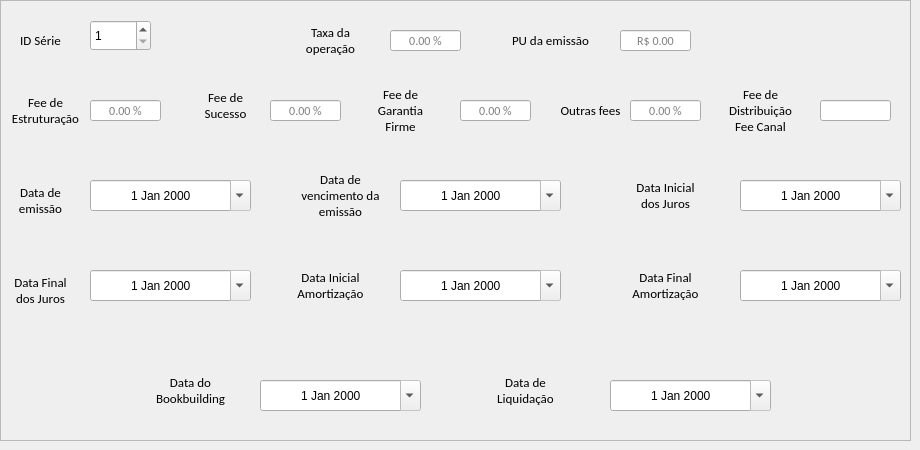
     <widget class="QWidget" name="tab_1">
      <attribute name="title">
       <string>Primeira</string>
      </attribute>
      <widget class="QFrame" name="frame_2">
       <property name="geometry">
        <rect>
         <x>0</x>
         <y>0</y>
         <width>911</width>
         <height>441</height>
        </rect>
       </property>
       <property name="frameShape">
        <enum>QFrame::StyledPanel</enum>
       </property>
       <property name="frameShadow">
        <enum>QFrame::Raised</enum>
       </property>
       <widget class="QLabel" name="taxaOperacao">
        <property name="geometry">
         <rect>
          <x>300</x>
          <y>20</y>
          <width>61</width>
          <height>41</height>
         </rect>
        </property>
        <property name="font">
         <font>
          <family>Calibri</family>
          <pointsize>10</pointsize>
         </font>
        </property>
        <property name="text">
         <string>Taxa da operação</string>
        </property>
        <property name="alignment">
         <set>Qt::AlignCenter</set>
        </property>
        <property name="wordWrap">
         <bool>true</bool>
        </property>
       </widget>
       <widget class="QLineEdit" name="le_taxa_operacao_0">
        <property name="enabled">
         <bool>true</bool>
        </property>
        <property name="geometry">
         <rect>
          <x>390</x>
          <y>30</y>
          <width>71</width>
          <height>21</height>
         </rect>
        </property>
        <property name="sizePolicy">
         <sizepolicy hsizetype="Ignored" vsizetype="Expanding">
          <horstretch>0</horstretch>
          <verstretch>0</verstretch>
         </sizepolicy>
        </property>
        <property name="minimumSize">
         <size>
          <width>0</width>
          <height>21</height>
         </size>
        </property>
        <property name="maximumSize">
         <size>
          <width>300</width>
          <height>21</height>
         </size>
        </property>
        <property name="font">
         <font>
          <family>Calibri</family>
          <pointsize>9</pointsize>
         </font>
        </property>
        <property name="alignment">
         <set>Qt::AlignCenter</set>
        </property>
        <property name="readOnly">
         <bool>true</bool>
        </property>
        <property name="placeholderText">
         <string>0.00 %</string>
        </property>
       </widget>
       <widget class="QLabel" name="taxaOperacao_2">
        <property name="geometry">
         <rect>
          <x>510</x>
          <y>20</y>
          <width>81</width>
          <height>41</height>
         </rect>
        </property>
        <property name="font">
         <font>
          <family>Calibri</family>
          <pointsize>10</pointsize>
         </font>
        </property>
        <property name="text">
         <string>PU da emissão</string>
        </property>
        <property name="alignment">
         <set>Qt::AlignCenter</set>
        </property>
        <property name="wordWrap">
         <bool>true</bool>
        </property>
       </widget>
       <widget class="QLineEdit" name="le_pu_emissao_0">
        <property name="enabled">
         <bool>true</bool>
        </property>
        <property name="geometry">
         <rect>
          <x>620</x>
          <y>30</y>
          <width>71</width>
          <height>21</height>
         </rect>
        </property>
        <property name="sizePolicy">
         <sizepolicy hsizetype="Ignored" vsizetype="Expanding">
          <horstretch>0</horstretch>
          <verstretch>0</verstretch>
         </sizepolicy>
        </property>
        <property name="minimumSize">
         <size>
          <width>0</width>
          <height>21</height>
         </size>
        </property>
        <property name="maximumSize">
         <size>
          <width>300</width>
          <height>21</height>
         </size>
        </property>
        <property name="font">
         <font>
          <family>Calibri</family>
          <pointsize>9</pointsize>
         </font>
        </property>
        <property name="alignment">
         <set>Qt::AlignCenter</set>
        </property>
        <property name="readOnly">
         <bool>true</bool>
        </property>
        <property name="placeholderText">
         <string>R$ 0.00</string>
        </property>
       </widget>
       <widget class="QLabel" name="feeEstruturacao">
        <property name="geometry">
         <rect>
          <x>10</x>
          <y>90</y>
          <width>71</width>
          <height>41</height>
         </rect>
        </property>
        <property name="font">
         <font>
          <family>Calibri</family>
          <pointsize>10</pointsize>
         </font>
        </property>
        <property name="text">
         <string>Fee de Estruturação</string>
        </property>
        <property name="alignment">
         <set>Qt::AlignCenter</set>
        </property>
        <property name="wordWrap">
         <bool>true</bool>
        </property>
       </widget>
       <widget class="QLineEdit" name="le_fee_estrturacao_0">
        <property name="enabled">
         <bool>true</bool>
        </property>
        <property name="geometry">
         <rect>
          <x>90</x>
          <y>100</y>
          <width>71</width>
          <height>21</height>
         </rect>
        </property>
        <property name="sizePolicy">
         <sizepolicy hsizetype="Ignored" vsizetype="Expanding">
          <horstretch>0</horstretch>
          <verstretch>0</verstretch>
         </sizepolicy>
        </property>
        <property name="minimumSize">
         <size>
          <width>0</width>
          <height>21</height>
         </size>
        </property>
        <property name="maximumSize">
         <size>
          <width>300</width>
          <height>21</height>
         </size>
        </property>
        <property name="font">
         <font>
          <family>Calibri</family>
          <pointsize>9</pointsize>
         </font>
        </property>
        <property name="alignment">
         <set>Qt::AlignCenter</set>
        </property>
        <property name="readOnly">
         <bool>true</bool>
        </property>
        <property name="placeholderText">
         <string>0.00 %</string>
        </property>
       </widget>
       <widget class="QLabel" name="feeSucesso">
        <property name="geometry">
         <rect>
          <x>200</x>
          <y>90</y>
          <width>51</width>
          <height>31</height>
         </rect>
        </property>
        <property name="font">
         <font>
          <family>Calibri</family>
          <pointsize>10</pointsize>
         </font>
        </property>
        <property name="text">
         <string>Fee de Sucesso</string>
        </property>
        <property name="alignment">
         <set>Qt::AlignCenter</set>
        </property>
        <property name="wordWrap">
         <bool>true</bool>
        </property>
       </widget>
       <widget class="QLineEdit" name="le_fee_sucesso_0">
        <property name="enabled">
         <bool>true</bool>
        </property>
        <property name="geometry">
         <rect>
          <x>270</x>
          <y>100</y>
          <width>71</width>
          <height>21</height>
         </rect>
        </property>
        <property name="sizePolicy">
         <sizepolicy hsizetype="Ignored" vsizetype="Expanding">
          <horstretch>0</horstretch>
          <verstretch>0</verstretch>
         </sizepolicy>
        </property>
        <property name="minimumSize">
         <size>
          <width>0</width>
          <height>21</height>
         </size>
        </property>
        <property name="maximumSize">
         <size>
          <width>300</width>
          <height>21</height>
         </size>
        </property>
        <property name="font">
         <font>
          <family>Calibri</family>
          <pointsize>9</pointsize>
         </font>
        </property>
        <property name="alignment">
         <set>Qt::AlignCenter</set>
        </property>
        <property name="readOnly">
         <bool>true</bool>
        </property>
        <property name="placeholderText">
         <string>0.00 %</string>
        </property>
       </widget>
       <widget class="QLabel" name="feeGarantiaFirme">
        <property name="geometry">
         <rect>
          <x>370</x>
          <y>90</y>
          <width>61</width>
          <height>41</height>
         </rect>
        </property>
        <property name="font">
         <font>
          <family>Calibri</family>
          <pointsize>10</pointsize>
         </font>
        </property>
        <property name="text">
         <string>Fee de Garantia Firme</string>
        </property>
        <property name="alignment">
         <set>Qt::AlignCenter</set>
        </property>
        <property name="wordWrap">
         <bool>true</bool>
        </property>
       </widget>
       <widget class="QLineEdit" name="le_fee_garantia_firme_0">
        <property name="enabled">
         <bool>true</bool>
        </property>
        <property name="geometry">
         <rect>
          <x>460</x>
          <y>100</y>
          <width>71</width>
          <height>21</height>
         </rect>
        </property>
        <property name="sizePolicy">
         <sizepolicy hsizetype="Ignored" vsizetype="Expanding">
          <horstretch>0</horstretch>
          <verstretch>0</verstretch>
         </sizepolicy>
        </property>
        <property name="minimumSize">
         <size>
          <width>0</width>
          <height>21</height>
         </size>
        </property>
        <property name="maximumSize">
         <size>
          <width>300</width>
          <height>21</height>
         </size>
        </property>
        <property name="font">
         <font>
          <family>Calibri</family>
          <pointsize>9</pointsize>
         </font>
        </property>
        <property name="alignment">
         <set>Qt::AlignCenter</set>
        </property>
        <property name="readOnly">
         <bool>true</bool>
        </property>
        <property name="placeholderText">
         <string>0.00 %</string>
        </property>
       </widget>
       <widget class="QLabel" name="outrasFees_2">
        <property name="geometry">
         <rect>
          <x>560</x>
          <y>100</y>
          <width>61</width>
          <height>21</height>
         </rect>
        </property>
        <property name="font">
         <font>
          <family>Calibri</family>
          <pointsize>10</pointsize>
         </font>
        </property>
        <property name="text">
         <string>Outras fees</string>
        </property>
        <property name="alignment">
         <set>Qt::AlignCenter</set>
        </property>
        <property name="wordWrap">
         <bool>true</bool>
        </property>
       </widget>
       <widget class="QLineEdit" name="le_outras_fees_0">
        <property name="enabled">
         <bool>true</bool>
        </property>
        <property name="geometry">
         <rect>
          <x>630</x>
          <y>100</y>
          <width>71</width>
          <height>21</height>
         </rect>
        </property>
        <property name="sizePolicy">
         <sizepolicy hsizetype="Ignored" vsizetype="Expanding">
          <horstretch>0</horstretch>
          <verstretch>0</verstretch>
         </sizepolicy>
        </property>
        <property name="minimumSize">
         <size>
          <width>0</width>
          <height>21</height>
         </size>
        </property>
        <property name="maximumSize">
         <size>
          <width>300</width>
          <height>21</height>
         </size>
        </property>
        <property name="font">
         <font>
          <family>Calibri</family>
          <pointsize>9</pointsize>
         </font>
        </property>
        <property name="alignment">
         <set>Qt::AlignCenter</set>
        </property>
        <property name="readOnly">
         <bool>true</bool>
        </property>
        <property name="placeholderText">
         <string>0.00 %</string>
        </property>
       </widget>
       <widget class="QLabel" name="feeDistribuicaoCanal">
        <property name="geometry">
         <rect>
          <x>720</x>
          <y>90</y>
          <width>81</width>
          <height>41</height>
         </rect>
        </property>
        <property name="font">
         <font>
          <family>Calibri</family>
          <pointsize>10</pointsize>
         </font>
        </property>
        <property name="text">
         <string>Fee de Distribuição Fee Canal</string>
        </property>
        <property name="alignment">
         <set>Qt::AlignCenter</set>
        </property>
        <property name="wordWrap">
         <bool>true</bool>
        </property>
       </widget>
       <widget class="QLineEdit" name="le_fee_distribuicao_canal_0">
        <property name="enabled">
         <bool>true</bool>
        </property>
        <property name="geometry">
         <rect>
          <x>820</x>
          <y>100</y>
          <width>71</width>
          <height>21</height>
         </rect>
        </property>
        <property name="sizePolicy">
         <sizepolicy hsizetype="Ignored" vsizetype="Expanding">
          <horstretch>0</horstretch>
          <verstretch>0</verstretch>
         </sizepolicy>
        </property>
        <property name="minimumSize">
         <size>
          <width>0</width>
          <height>21</height>
         </size>
        </property>
        <property name="maximumSize">
         <size>
          <width>300</width>
          <height>21</height>
         </size>
        </property>
        <property name="font">
         <font>
          <family>Calibri</family>
          <pointsize>9</pointsize>
         </font>
        </property>
        <property name="alignment">
         <set>Qt::AlignCenter</set>
        </property>
        <property name="readOnly">
         <bool>true</bool>
        </property>
       </widget>
       <widget class="QLabel" name="dataEmissao">
        <property name="geometry">
         <rect>
          <x>10</x>
          <y>180</y>
          <width>61</width>
          <height>41</height>
         </rect>
        </property>
        <property name="font">
         <font>
          <family>Calibri</family>
          <pointsize>10</pointsize>
         </font>
        </property>
        <property name="text">
         <string>Data de emissão</string>
        </property>
        <property name="alignment">
         <set>Qt::AlignCenter</set>
        </property>
        <property name="wordWrap">
         <bool>true</bool>
        </property>
       </widget>
       <widget class="QDateEdit" name="de_data_emissao_0">
        <property name="enabled">
         <bool>true</bool>
        </property>
        <property name="geometry">
         <rect>
          <x>90</x>
          <y>180</y>
          <width>161</width>
          <height>31</height>
         </rect>
        </property>
        <property name="alignment">
         <set>Qt::AlignCenter</set>
        </property>
        <property name="readOnly">
         <bool>true</bool>
        </property>
        <property name="calendarPopup">
         <bool>true</bool>
        </property>
       </widget>
       <widget class="QLabel" name="dataVencimentoEmissao">
        <property name="geometry">
         <rect>
          <x>300</x>
          <y>170</y>
          <width>81</width>
          <height>51</height>
         </rect>
        </property>
        <property name="font">
         <font>
          <family>Calibri</family>
          <pointsize>10</pointsize>
         </font>
        </property>
        <property name="text">
         <string>Data de vencimento da  emissão</string>
        </property>
        <property name="alignment">
         <set>Qt::AlignCenter</set>
        </property>
        <property name="wordWrap">
         <bool>true</bool>
        </property>
       </widget>
       <widget class="QDateEdit" name="de_data_vencimento_emissao_0">
        <property name="enabled">
         <bool>true</bool>
        </property>
        <property name="geometry">
         <rect>
          <x>400</x>
          <y>180</y>
          <width>161</width>
          <height>31</height>
         </rect>
        </property>
        <property name="alignment">
         <set>Qt::AlignCenter</set>
        </property>
        <property name="readOnly">
         <bool>true</bool>
        </property>
        <property name="calendarPopup">
         <bool>true</bool>
        </property>
       </widget>
       <widget class="QLabel" name="dataInicialJuros">
        <property name="geometry">
         <rect>
          <x>630</x>
          <y>170</y>
          <width>71</width>
          <height>51</height>
         </rect>
        </property>
        <property name="font">
         <font>
          <family>Calibri</family>
          <pointsize>10</pointsize>
         </font>
        </property>
        <property name="text">
         <string>Data Inicial dos Juros</string>
        </property>
        <property name="alignment">
         <set>Qt::AlignCenter</set>
        </property>
        <property name="wordWrap">
         <bool>true</bool>
        </property>
       </widget>
       <widget class="QDateEdit" name="de_data_inicial_juros_0">
        <property name="enabled">
         <bool>true</bool>
        </property>
        <property name="geometry">
         <rect>
          <x>740</x>
          <y>180</y>
          <width>161</width>
          <height>31</height>
         </rect>
        </property>
        <property name="alignment">
         <set>Qt::AlignCenter</set>
        </property>
        <property name="readOnly">
         <bool>true</bool>
        </property>
        <property name="calendarPopup">
         <bool>true</bool>
        </property>
       </widget>
       <widget class="QLabel" name="dataFinalJuros">
        <property name="geometry">
         <rect>
          <x>10</x>
          <y>270</y>
          <width>61</width>
          <height>41</height>
         </rect>
        </property>
        <property name="font">
         <font>
          <family>Calibri</family>
          <pointsize>10</pointsize>
         </font>
        </property>
        <property name="text">
         <string>Data Final dos Juros</string>
        </property>
        <property name="alignment">
         <set>Qt::AlignCenter</set>
        </property>
        <property name="wordWrap">
         <bool>true</bool>
        </property>
       </widget>
       <widget class="QDateEdit" name="de_data_final_juros_0">
        <property name="enabled">
         <bool>true</bool>
        </property>
        <property name="geometry">
         <rect>
          <x>90</x>
          <y>270</y>
          <width>161</width>
          <height>31</height>
         </rect>
        </property>
        <property name="alignment">
         <set>Qt::AlignCenter</set>
        </property>
        <property name="readOnly">
         <bool>true</bool>
        </property>
        <property name="calendarPopup">
         <bool>true</bool>
        </property>
       </widget>
       <widget class="QLabel" name="dataInicialAmortizacao">
        <property name="geometry">
         <rect>
          <x>290</x>
          <y>260</y>
          <width>81</width>
          <height>51</height>
         </rect>
        </property>
        <property name="font">
         <font>
          <family>Calibri</family>
          <pointsize>10</pointsize>
         </font>
        </property>
        <property name="text">
         <string>Data Inicial Amortização</string>
        </property>
        <property name="alignment">
         <set>Qt::AlignCenter</set>
        </property>
        <property name="wordWrap">
         <bool>true</bool>
        </property>
       </widget>
       <widget class="QDateEdit" name="de_data_inicial_amortizacao_0">
        <property name="enabled">
         <bool>true</bool>
        </property>
        <property name="geometry">
         <rect>
          <x>400</x>
          <y>270</y>
          <width>161</width>
          <height>31</height>
         </rect>
        </property>
        <property name="alignment">
         <set>Qt::AlignCenter</set>
        </property>
        <property name="readOnly">
         <bool>true</bool>
        </property>
        <property name="calendarPopup">
         <bool>true</bool>
        </property>
       </widget>
       <widget class="QLabel" name="dataFinalAmortizacao">
        <property name="geometry">
         <rect>
          <x>630</x>
          <y>260</y>
          <width>71</width>
          <height>51</height>
         </rect>
        </property>
        <property name="font">
         <font>
          <family>Calibri</family>
          <pointsize>10</pointsize>
         </font>
        </property>
        <property name="text">
         <string>Data Final Amortização</string>
        </property>
        <property name="alignment">
         <set>Qt::AlignCenter</set>
        </property>
        <property name="wordWrap">
         <bool>true</bool>
        </property>
       </widget>
       <widget class="QDateEdit" name="de_data_final_amortizacao_0">
        <property name="enabled">
         <bool>true</bool>
        </property>
        <property name="geometry">
         <rect>
          <x>740</x>
          <y>270</y>
          <width>161</width>
          <height>31</height>
         </rect>
        </property>
        <property name="alignment">
         <set>Qt::AlignCenter</set>
        </property>
        <property name="readOnly">
         <bool>true</bool>
        </property>
        <property name="calendarPopup">
         <bool>true</bool>
        </property>
       </widget>
       <widget class="QLabel" name="dataBookbuilding">
        <property name="geometry">
         <rect>
          <x>140</x>
          <y>370</y>
          <width>101</width>
          <height>41</height>
         </rect>
        </property>
        <property name="font">
         <font>
          <family>Calibri</family>
          <pointsize>10</pointsize>
         </font>
        </property>
        <property name="text">
         <string>Data do Bookbuilding</string>
        </property>
        <property name="alignment">
         <set>Qt::AlignCenter</set>
        </property>
        <property name="wordWrap">
         <bool>true</bool>
        </property>
       </widget>
       <widget class="QDateEdit" name="de_data_bookbuilding_0">
        <property name="enabled">
         <bool>true</bool>
        </property>
        <property name="geometry">
         <rect>
          <x>260</x>
          <y>380</y>
          <width>161</width>
          <height>31</height>
         </rect>
        </property>
        <property name="alignment">
         <set>Qt::AlignCenter</set>
        </property>
        <property name="readOnly">
         <bool>true</bool>
        </property>
        <property name="calendarPopup">
         <bool>true</bool>
        </property>
       </widget>
       <widget class="QLabel" name="dataLiquidacao">
        <property name="geometry">
         <rect>
          <x>480</x>
          <y>370</y>
          <width>91</width>
          <height>41</height>
         </rect>
        </property>
        <property name="font">
         <font>
          <family>Calibri</family>
          <pointsize>10</pointsize>
         </font>
        </property>
        <property name="text">
         <string>Data de Liquidação</string>
        </property>
        <property name="alignment">
         <set>Qt::AlignCenter</set>
        </property>
        <property name="wordWrap">
         <bool>true</bool>
        </property>
       </widget>
       <widget class="QDateEdit" name="de_data_liquidacao_0">
        <property name="enabled">
         <bool>true</bool>
        </property>
        <property name="geometry">
         <rect>
          <x>610</x>
          <y>380</y>
          <width>161</width>
          <height>31</height>
         </rect>
        </property>
        <property name="alignment">
         <set>Qt::AlignCenter</set>
        </property>
        <property name="readOnly">
         <bool>true</bool>
        </property>
        <property name="calendarPopup">
         <bool>true</bool>
        </property>
       </widget>
       <widget class="QLabel" name="taxaOperacao_3">
        <property name="geometry">
         <rect>
          <x>10</x>
          <y>20</y>
          <width>61</width>
          <height>41</height>
         </rect>
        </property>
        <property name="font">
         <font>
          <family>Calibri</family>
          <pointsize>10</pointsize>
         </font>
        </property>
        <property name="text">
         <string>ID Série</string>
        </property>
        <property name="alignment">
         <set>Qt::AlignCenter</set>
        </property>
        <property name="wordWrap">
         <bool>true</bool>
        </property>
       </widget>
       <widget class="QSpinBox" name="spinBox_serie_0">
        <property name="enabled">
         <bool>true</bool>
        </property>
        <property name="geometry">
         <rect>
          <x>90</x>
          <y>20</y>
          <width>61</width>
          <height>31</height>
         </rect>
        </property>
        <property name="readOnly">
         <bool>false</bool>
        </property>
        <property name="minimum">
         <number>1</number>
        </property>
        <property name="maximum">
         <number>25</number>
        </property>
       </widget>
      </widget>
     </widget>
